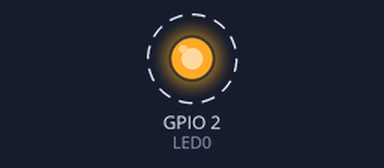
A sketch run on a simulated ESP8266 (NodeMCU). Parts: output pins drawn as LEDs (lit = HIGH). Dashed ring = blinking. What the sketch prints to the serial monitor is not drawn.

Above: at 0.17 s.
Timing chart, 0 to 3.1 s (numbered marks = the images above):
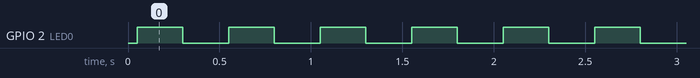

Measured:
- by itself, GPIO 2 (LED0): alternates HIGH for 0.25 s and LOW for 0.25 s

The sketch:

ESP8266_AP_02.ino
```cpp
//-- Libraries Included --------------------------------------------------------------
  #include <ESP8266WiFi.h>

//------------------------------------------------------------------------------------
  // Define I/O Pins
  #define     LED0        2         // WIFI Module LED
  #define ledPin  LED_BUILTIN
  String str;
//------------------------------------------------------------------------------------
  // Authentication Variables
  char*       ssid;              // SERVER WIFI NAME
  char*       password;          // SERVER PASSWORD

//------------------------------------------------------------------------------------
  // WiFi settings
  #define     MAXSC     6           // MAXIMUM NUMBER OF CLIENTS

  IPAddress APlocal_IP(192, 168, 4, 1);
  IPAddress APgateway(192, 168, 4, 1);
  IPAddress APsubnet(255, 255, 255, 0);

  unsigned int TCPPort = 2390;

  WiFiServer  TCP_SERVER(TCPPort);      // THE SERVER AND THE PORT NUMBER
  WiFiClient  TCP_Client[MAXSC];        // THE SERVER CLIENTS Maximum number
//------------------------------------------------------------------------------------
  // Some Variables
  char result[10];


void setup(){

  // Setting the serial port
  Serial.begin(115200);           // Computer Communication

  // Setting the mode of the pins
  pinMode(LED0, OUTPUT);          // WIFI OnBoard LED Light

  // setting up a Wifi AccessPoint
  SetWifi("DataTransfer","");
}

//====================================================================================

void loop(){

  HandleClients();

}

//====================================================================================

void SetWifi(char* Name, char* Password){
  // Stop any previous WIFI
  WiFi.disconnect();

  // Setting The Wifi Mode
  WiFi.mode(WIFI_AP_STA);
  Serial.println("WIFI Mode : AccessPoint");

  // Setting the AccessPoint name & password
  ssid      = Name;
  password  = Password;

  // Starting the access point
  WiFi.softAPConfig(APlocal_IP, APgateway, APsubnet);                 // softAPConfig (local_ip, gateway, subnet)
  WiFi.softAP(ssid, password, 1, 0, MAXSC);                           // WiFi.softAP(ssid, password, channel, hidden, max_connection)
  Serial.println("WIFI < " + String(ssid) + " > ... Started");

  // wait a bit
  delay(50);

  // getting server IP
  IPAddress IP = WiFi.softAPIP();

  // printing the server IP address
  Serial.print("AccessPoint IP : ");
  Serial.println(IP);

  // starting server
  TCP_SERVER.begin();                                                 // which means basically WiFiServer(TCPPort);

  Serial.println("Server Started");
}

//====================================================================================

void HandleClients(){
unsigned long tNow;

  if(TCP_SERVER.hasClient()){
    WiFiClient TCP_Client = TCP_SERVER.available();
    TCP_Client.setNoDelay(1);                                          // enable fast communication
    while(1){
      //---------------------------------------------------------------
      // If clients are connected
      //---------------------------------------------------------------
      if(TCP_Client.available()){
        // read the message
        String Message = TCP_Client.readStringUntil('\r');

        // print the message on the screen
//        Serial.print("Received packet of size ");
//        Serial.println(sizeof(Message));

        // print who sent it
        /*
        Serial.print("From ");
        Serial.print(TCP_Client.remoteIP());
        Serial.print(", port ");
        Serial.println(TCP_Client.remotePort());
         */
        // content
      //  Serial.print("Content: ");
        if(Message.length() > 5)
          Serial.println(Message);
        }
       if(Serial.available()>0)
      {
          str =Serial.readStringUntil('$');
          Serial.print("sent to the station: " + str);
          digitalWrite(ledPin, HIGH);
      }
      else
      {
          str ="1234";
      }
      TCP_Client.println(str);                             // important to use println instead of print, as we are looking for a '\r' at the client
      TCP_Client.flush();

      //---------------------------------------------------------------
      // If clients are disconnected                                            // does not realy work....
      //---------------------------------------------------------------
      if(!TCP_Client || !TCP_Client.connected()){
        // Here We Turn Off The LED To Indicated The Its Disconnectted
        digitalWrite(LED0, LOW);
        break;
      }

    }
  }
  else{
    // the LED blinks if no clients are available
    digitalWrite(LED0, HIGH);
    delay(250);
    digitalWrite(LED0, LOW);
    delay(250);
  }
}
```
